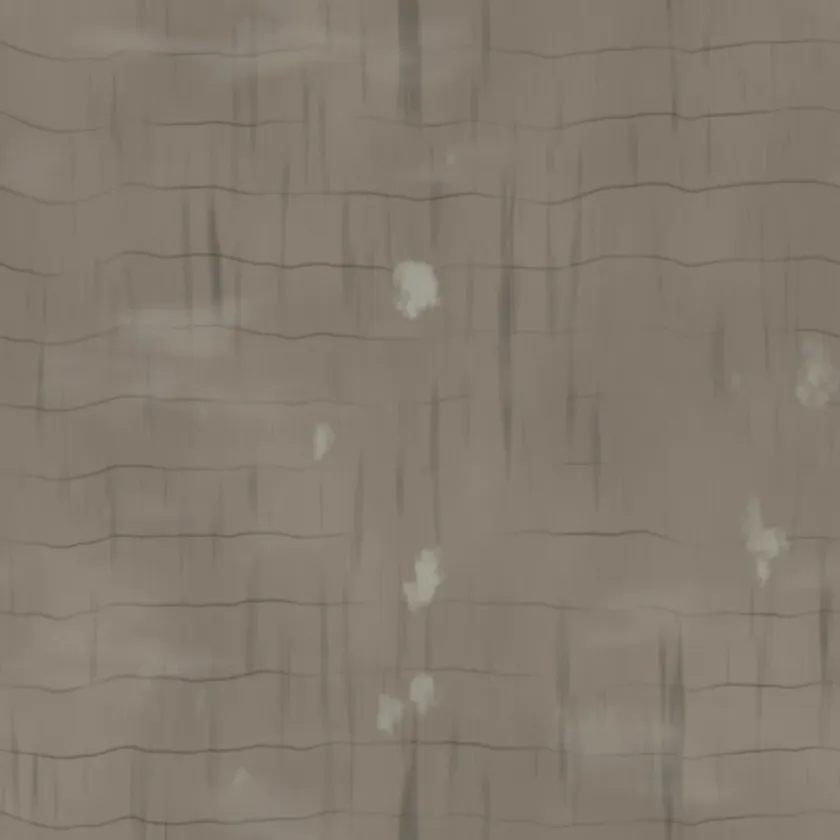
#> input picture tropical-island/assets/tex/bark_c.webp, 840 x 840 px, shrunk from 1024 x 1024 before the run; its folder holds only this picture in this run
$ python stats.py
#> lines starting #> are read from the running program, lines starting #| are printed output that depends on the picture
"""Write assets/tex/stats.json: the mean linear colour of every base-colour texture.
The page divides a texture by its mean to use it as a detail layer over the scene's own colours.

    python stats.py ../assets/tex
"""
import json
import os
import sys

import numpy as np
from PIL import Image


def main():
    d = os.path.abspath(sys.argv[1] if len(sys.argv) > 1 else '../assets/tex')
    out = {}
    for f in sorted(os.listdir(d)):
        if not f.endswith('_c.webp') or f.startswith('foliage'):
            continue
        a = np.asarray(Image.open(os.path.join(d, f)).convert('RGB'), np.float32) / 255
        lin = np.where(a <= 0.04045, a / 12.92, ((a + 0.055) / 1.055) ** 2.4)
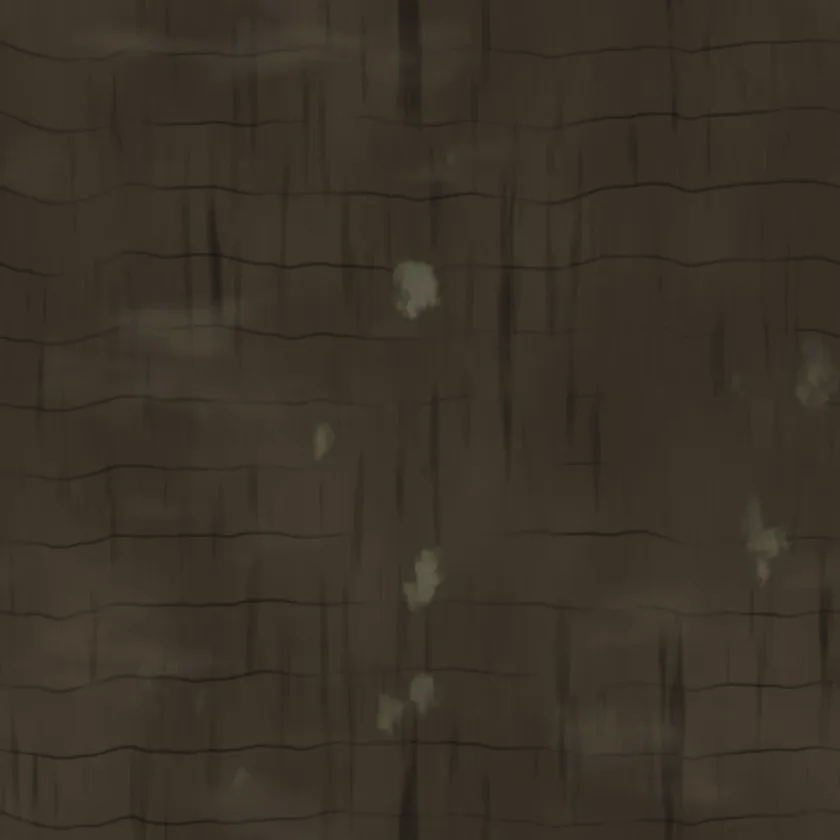
#> lin: shape (840, 840, 3) float32; mean R, G, B 0.234, 0.201, 0.159
        out[f[:-7]] = [round(float(x), 4) for x in lin.reshape(-1, 3).mean(0)]
    with open(os.path.join(d, 'stats.json'), 'w') as fh:
        json.dump(out, fh, indent=1)
    print(out)
#| {'bark': [0.2345, 0.2007, 0.1589]}


if __name__ == '__main__':
    main()
